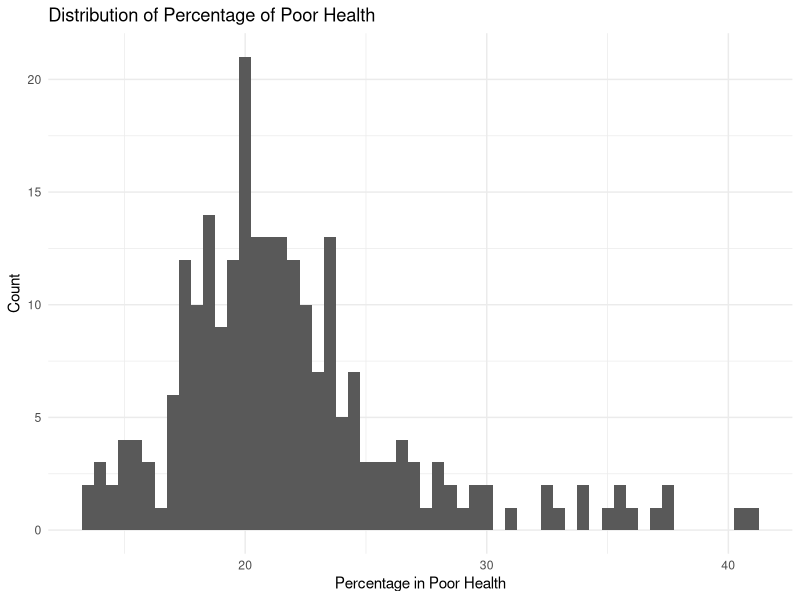
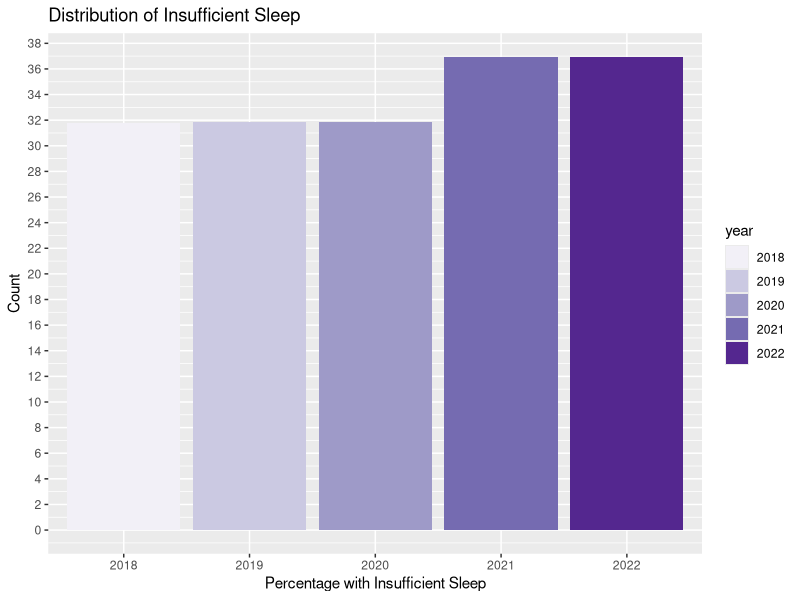
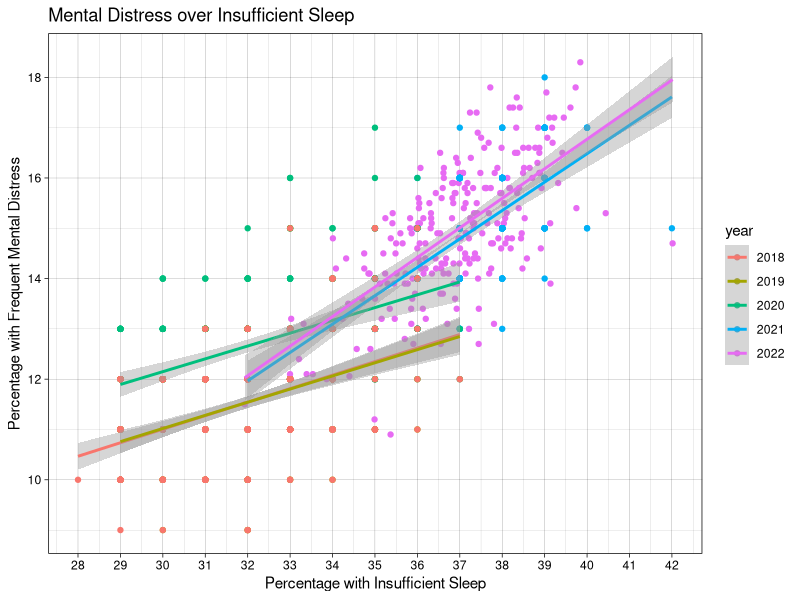

Here is the R script that generated these plots, in order:
## ---- chunk 1
knitr::opts_chunk$set(echo = TRUE, eval = TRUE,  
                      warning = FALSE, message = FALSE, 
                      fig.align = "center",
                      R.options = list(max.print=100))

# Edit the file starting below
## ---- chunk 2
library(ggplot2)
library(tidyverse)
library(readxl)
LOL <- read_excel("lifeexpectancy.xlsx")
QOL <- read_excel("poorhealth.xlsx")
OHB <- read_excel("nosleep.xlsx")
## ---- chunk 3
LOL # Length of Life
QOL # Quality of Life
OHB # Other Health Behaviors

## ---- chunk 4
indicators <- LOL %>% 
  inner_join(QOL, by = c("County", "Year")) %>%
  inner_join(OHB, by = c("County", "Year"))
indicators$Year = as.character(indicators$Year) # covnert year into a category variable

indicators

## ---- chunk 5
indicators <- indicators %>%
  filter(!(is.na(`Life Expectancy`) & (Year != 2018))) # only rows where life expect. is not na, do not consider 2018 entries

indicators
## ---- chunk 6
indicators <- indicators %>%
  select(county = County,
         year = Year,
         noSleep = `% Insufficient Sleep`, 
         life = `Life Expectancy`,
         poorHealth = `% Fair or Poor Health`,
         phyStress = `% Frequent Physical Distress`,
         menStress = `% Frequent Mental Distress`)

indicators
## ---- chunk 7
mean_indicators <- indicators %>% 
  group_by(county) %>% 
  summarize(mean_noSleep = mean(noSleep, na.rm = T), 
            mean_life = mean(life, na.rm = T),
            mean_poorHealth = mean(poorHealth, na.rm = T),
            mean_phyStress = mean(phyStress, na.rm = T),
            mean_menStress = mean(menStress, na.rm = T)) %>%
  filter(!(is.na(mean_life)))


## ---- chunk 8
mean_indicators <- mean_indicators %>%
  arrange(mean_noSleep)

mean_indicators
## ---- chunk 9
mean_indicators <- mean_indicators %>%
  mutate(difLife = mean_life - (mean(mean_indicators$mean_life)))

mean_indicators

## ---- chunk 10

mean_indicators %>%
  ggplot(aes(x = mean_poorHealth)) + 
  geom_histogram(binwidth = 0.5) +
  theme_minimal() +
  labs(title = "Distribution of Percentage of Poor Health",
       x = "Percentage in Poor Health",
       y = "Count")


## ---- chunk 11
indicators %>%
  ggplot(aes(x = year, y = noSleep, fill = year)) +   # compare sleep across years
    geom_bar(stat = "summary", fun = "mean") +  # histogram
    labs(title = "Distribution of Insufficient Sleep",
       x = "Percentage with Insufficient Sleep",
       y = "Count") +
    scale_y_continuous(breaks = seq(0,40,2)) +
    scale_fill_brewer(palette = "Purples")

## ---- chunk 12
indicators %>%
  select(noSleep, menStress, year) %>%
  ggplot(aes(x = noSleep, y = menStress, color = year)) +
  geom_point() +
  geom_smooth(method = "lm") +
  theme_linedraw() +
  scale_x_continuous(breaks = seq(28,42,1)) +
  labs(title = "Mental Distress over Insufficient Sleep",
       x = "Percentage with Insufficient Sleep",
       y = "Percentage with Frequent Mental Distress")

## ---- chunk 13
## DO NOT DELETE THIS BLOCK!
Sys.info()
